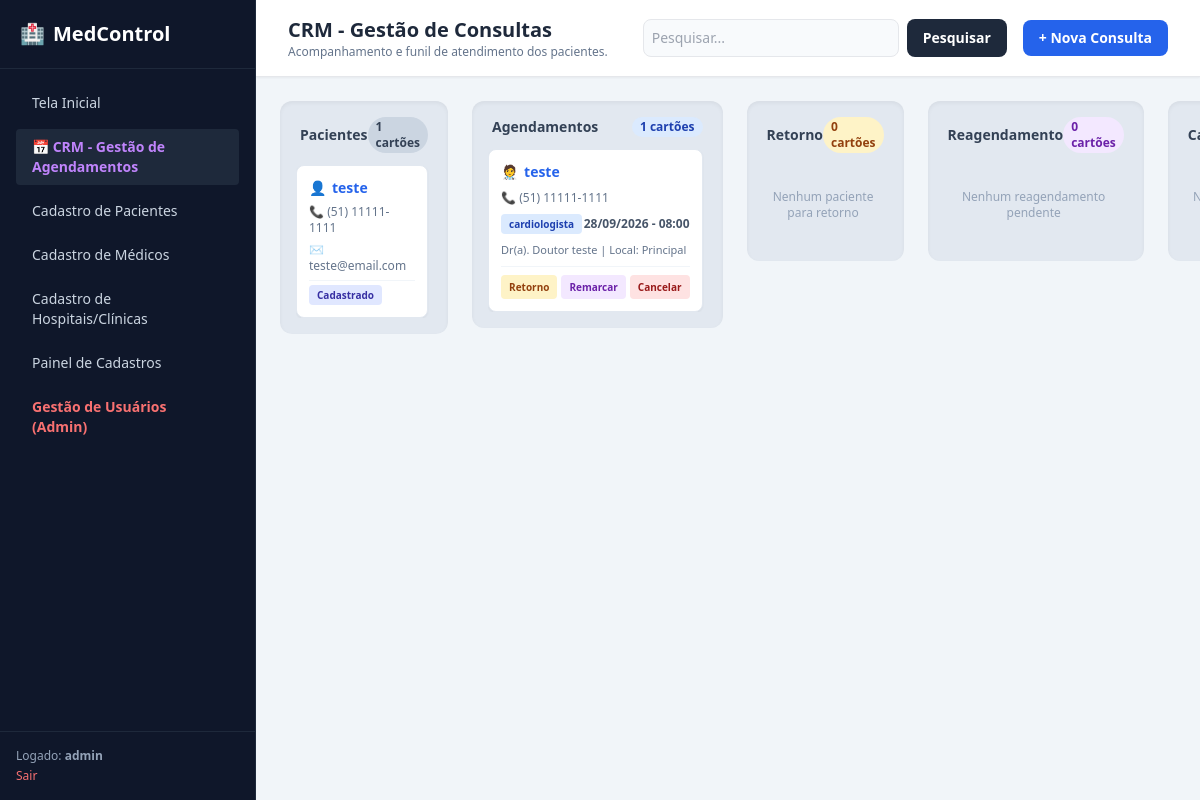
/crm (signed in), run on the app's committed database.
### tables this page shows
CREATE TABLE usuarios (
        id INTEGER PRIMARY KEY AUTOINCREMENT,
        username TEXT UNIQUE NOT NULL,
        senha TEXT NOT NULL,
        is_admin BOOLEAN NOT NULL,
        status TEXT DEFAULT 'ativo'
    , primeiro_acesso BOOLEAN DEFAULT 1, nome_completo TEXT, cpf TEXT, telefone TEXT, email TEXT, rua TEXT, numero TEXT, complemento TEXT, bairro TEXT, cidade TEXT, cep TEXT, endereco TEXT);

CREATE TABLE pacientes (
        id INTEGER PRIMARY KEY AUTOINCREMENT, 
        nome TEXT NOT NULL, 
        cpf TEXT, 
        telefones TEXT NOT NULL, 
        email TEXT, 
        endereco TEXT
    , rua TEXT, numero TEXT, complemento TEXT, bairro TEXT, cidade TEXT, cep TEXT);

CREATE TABLE crm_agendamentos (
        id INTEGER PRIMARY KEY AUTOINCREMENT,
        documento TEXT,
        nome_cliente TEXT,
        telefones TEXT,
        email TEXT,
        endereco TEXT,
        especialidade TEXT,
        medico TEXT,
        clinica_hospital TEXT,
        data_consulta TEXT,
        data_lembrete TEXT,
        horario TEXT,
        status_etapa TEXT DEFAULT 'Agendamentos',
        valor_consulta TEXT,
        tipo_pagamento TEXT,
        status_pagamento TEXT DEFAULT 'Pendente'
    );

### app.py (the view)
@app.route('/crm')
@login_required
def crm():
    conn = get_db_connection()
    busca = request.args.get('busca', '')
    if busca:
        pacientes_kanban = conn.execute('SELECT * FROM pacientes WHERE nome LIKE ? OR cpf LIKE ? OR telefones LIKE ? OR email LIKE ?', (f'%{busca}%', f'%{busca}%', f'%{busca}%', f'%{busca}%')).fetchall()
        agendamentos_kanban = conn.execute('SELECT * FROM crm_agendamentos WHERE status_etapa = "Agendamentos" AND (nome_cliente LIKE ? OR documento LIKE ? OR telefones LIKE ? OR email LIKE ? OR medico LIKE ?)', (f'%{busca}%', f'%{busca}%', f'%{busca}%', f'%{busca}%', f'%{busca}%')).fetchall()
        retorno_kanban = conn.execute('SELECT * FROM crm_agendamentos WHERE status_etapa = "Retorno" AND (nome_cliente LIKE ? OR documento LIKE ? OR telefones LIKE ? OR email LIKE ? OR medico LIKE ?)', (f'%{busca}%', f'%{busca}%', f'%{busca}%', f'%{busca}%', f'%{busca}%')).fetchall()
        reagendamento_kanban = conn.execute('SELECT * FROM crm_agendamentos WHERE status_etapa = "Reagendamento" AND (nome_cliente LIKE ? OR documento LIKE ? OR telefones LIKE ? OR email LIKE ? OR medico LIKE ?)', (f'%{busca}%', f'%{busca}%', f'%{busca}%', f'%{busca}%', f'%{busca}%')).fetchall()
        cancelados_kanban = conn.execute('SELECT * FROM crm_agendamentos WHERE status_etapa = "Cancelados" AND (nome_cliente LIKE ? OR documento LIKE ? OR telefones LIKE ? OR email LIKE ? OR medico LIKE ?)', (f'%{busca}%', f'%{busca}%', f'%{busca}%', f'%{busca}%', f'%{busca}%')).fetchall()
    else:
        pacientes_kanban = conn.execute('SELECT * FROM pacientes').fetchall()
        agendamentos_kanban = conn.execute('SELECT * FROM crm_agendamentos WHERE status_etapa = "Agendamentos"').fetchall()
        retorno_kanban = conn.execute('SELECT * FROM crm_agendamentos WHERE status_etapa = "Retorno"').fetchall()
        reagendamento_kanban = conn.execute('SELECT * FROM crm_agendamentos WHERE status_etapa = "Reagendamento"').fetchall()
        cancelados_kanban = conn.execute('SELECT * FROM crm_agendamentos WHERE status_etapa = "Cancelados"').fetchall()
    conn.close()
    return render_template('crm.html',
                           pacientes=pacientes_kanban,
                           agendamentos=agendamentos_kanban,
                           retorno=retorno_kanban,
                           reagendamento=reagendamento_kanban,
                           cancelados=cancelados_kanban,
                           busca=busca)

### templates/crm.html (shortened to what this page needs)
<!DOCTYPE html>
<html lang="pt-br">
<head>
    <script src="https://cdn.tailwindcss.com"></script>
</head>
<body class="bg-slate-100 flex h-screen overflow-hidden">
    <div class="w-64 bg-slate-900 text-slate-300 border-r border-slate-800 flex flex-col justify-between">
        <div>
            <div class="p-5 font-bold text-xl text-white border-b border-slate-800 flex items-center gap-2">
                <span>🏥</span> MedControl
            </div>
            <nav class="p-4 space-y-2 text-sm">
                <a href="/" class="block px-4 py-2 rounded hover:bg-slate-800 text-slate-300">Tela Inicial</a>
                <a href="/crm" class="block px-4 py-2 rounded bg-slate-800 text-purple-400 font-semibold">📅 CRM - Gestão de Agendamentos</a>
                <a href="/pacientes" class="block px-4 py-2 rounded hover:bg-slate-800 text-slate-300">Cadastro de Pacientes</a>
                <a href="/medicos" class="block px-4 py-2 rounded hover:bg-slate-800 text-slate-300">Cadastro de Médicos</a>
                <a href="/clinicas" class="block px-4 py-2 rounded hover:bg-slate-800 text-slate-300">Cadastro de Hospitais/Clínicas</a>
                <a href="/cadastros" class="block px-4 py-2 rounded hover:bg-slate-800 text-slate-300">Painel de Cadastros</a>
                {% if session.is_admin %}
                <a href="/admin/usuarios" class="block px-4 py-2 rounded hover:bg-red-950 text-red-400 font-semibold">Gestão de Usuários (Admin)</a>
                {% endif %}
            </nav>
        </div>
        <div class="p-4 border-t border-slate-800 text-xs">
            <span class="text-slate-400 block">Logado: <b>{{ session.username }}</b></span>
            <a href="/logout" class="text-red-400 hover:underline mt-1 block">Sair</a>
        </div>
    </div>
    <div class="flex-1 flex flex-col overflow-hidden">
        <div class="bg-white border-b px-8 py-4 flex justify-between items-center shadow-sm">
            <div>
                <h1 class="text-xl font-bold text-slate-800 flex items-center gap-2">
                    CRM - Gestão de Consultas
                </h1>
                <p class="text-xs text-slate-500">Acompanhamento e funil de atendimento dos pacientes.</p>
            </div>
            <div class="flex items-center gap-4">
                <form method="GET" action="/crm" class="flex gap-2">
                    <input type="text" name="busca" value="{{ busca }}" placeholder="Pesquisar..." class="p-2 border rounded-lg text-sm w-64 bg-slate-50">
                    <button type="submit" class="bg-slate-800 text-white px-4 py-2 rounded-lg text-sm font-bold hover:bg-slate-900">Pesquisar</button>
                </form>
                <a href="/" class="bg-blue-600 text-white px-4 py-2 rounded-lg text-sm font-bold hover:bg-blue-700">+ Nova Consulta</a>
            </div>
        </div>
        <div class="flex-1 p-6 overflow-x-auto flex gap-6 items-start">
            <div class="w-80 bg-slate-200 rounded-xl p-4 flex flex-col max-h-full shadow-inner">
                <div class="flex justify-between items-center mb-3 font-bold text-slate-700 text-sm px-1">
                    <span>Pacientes</span>
                    <span class="bg-slate-300 text-slate-700 text-xs px-2 py-0.5 rounded-full">{{ pacientes|length }} cartões</span>
                </div>
                <div class="overflow-y-auto space-y-3 flex-1 pr-1">
                    {% for p in pacientes %}
                    <div class="bg-white p-3 rounded-lg shadow-sm border border-slate-200 text-xs space-y-1.5">
                        <div class="font-bold text-slate-800 flex items-center gap-1.5 text-sm">
                            <span>👤</span> <a href="/cliente/perfil/{{ p.id }}" class="text-blue-600 hover:underline">{{ p.nome }}</a>
                        </div>
                        <div class="text-slate-500">📞 {{ p.telefones }}</div>
                        <div class="text-slate-500">✉️ {{ p.email or 'Sem e-mail' }}</div>
                        <div class="pt-1 flex justify-between items-center border-t border-slate-100">
                            <span class="bg-indigo-100 text-indigo-800 font-semibold px-2 py-0.5 rounded text-[10px]">Cadastrado</span>
                        </div>
                    </div>
                    {% else %}
                    <div class="text-center text-slate-400 text-xs py-6">Nenhum paciente disponível</div>
                    {% endfor %}
                </div>
            </div>
            <div class="w-80 bg-slate-200 rounded-xl p-4 flex flex-col max-h-full shadow-inner">
                <div class="flex justify-between items-center mb-3 font-bold text-slate-700 text-sm px-1">
                    <span>Agendamentos</span>
                    <span class="bg-blue-100 text-blue-800 text-xs px-2 py-0.5 rounded-full">{{ agendamentos|length }} cartões</span>
                </div>
                <div class="overflow-y-auto space-y-3 flex-1 pr-1">
                    {% for a in agendamentos %}
                    <div class="bg-white p-3 rounded-lg shadow-sm border border-slate-200 text-xs space-y-2">
                        <div class="font-bold text-slate-800 flex items-center gap-1.5 text-sm">
                            <span>🧑‍⚕️</span> <a href="/cliente/perfil/{{ a.id }}" class="text-blue-600 hover:underline">{{ a.nome_cliente }}</a>
                        </div>
                        <div class="text-slate-500">📞 {{ a.telefones }}</div>
                        <div class="flex justify-between items-center">
                            <span class="bg-blue-100 text-blue-800 px-2 py-0.5 rounded font-bold text-[10px]">{{ a.especialidade }}</span>
                            <span class="font-semibold text-slate-600">{{ a.data_consulta }} - {{ a.horario }}</span>
                        </div>
                        <div class="text-[11px] text-slate-500">Dr(a). {{ a.medico }} | Local: {{ a.clinica_hospital }}</div>
                        <div class="pt-2 flex gap-1 border-t border-slate-100 justify-end">
                            <a href="/crm/retorno/{{ a.id }}" title="Retorno" class="bg-amber-100 text-amber-800 px-2 py-1 rounded text-[10px] font-bold hover:bg-amber-200">Retorno</a>
                            <a href="/crm/retorno/{{ a.id }}" title="Remarcar" class="bg-purple-100 text-purple-800 px-2 py-1 rounded text-[10px] font-bold hover:bg-purple-200">Remarcar</a>
                            <a href="/crm/mover/{{ a.id }}/Cancelados" title="Cancelar" class="bg-red-100 text-red-800 px-2 py-1 rounded text-[10px] font-bold hover:bg-red-200">Cancelar</a>
                        </div>
                    </div>
                    {% else %}
                    <div class="text-center text-slate-400 text-xs py-6">Nenhum agendamento ativo</div>
                    {% endfor %}
                </div>
            </div>
            <div class="w-80 bg-slate-200 rounded-xl p-4 flex flex-col max-h-full shadow-inner">
                <div class="flex justify-between items-center mb-3 font-bold text-slate-700 text-sm px-1">
                    <span>Retorno</span>
                    <span class="bg-amber-100 text-amber-800 text-xs px-2 py-0.5 rounded-full">{{ retorno|length }} cartões</span>
                </div>
                <div class="overflow-y-auto space-y-3 flex-1 pr-1">
                    {% for r in retorno %}
                    <div class="bg-white p-3 rounded-lg shadow-sm border border-slate-200 text-xs space-y-2">
                        <div class="font-bold text-slate-800 flex items-center gap-1.5 text-sm">
                            <span>🔄</span> <a href="/cliente/perfil/{{ r.id }}" class="text-blue-600 hover:underline">{{ r.nome_cliente }}</a>
                        </div>
                        <div class="text-slate-500">📞 {{ r.telefones }}</div>
                        <div class="flex justify-between items-center">
                            <span class="bg-amber-100 text-amber-800 px-2 py-0.5 rounded font-bold text-[10px]">{{ r.especialidade }}</span>
                            <span class="font-semibold text-slate-600">Dr(a). {{ r.medico }} | {{ r.data_consulta }}</span>
                        </div>
                        <div class="pt-2 flex gap-1 border-t border-slate-100 justify-end">
                            <a href="/crm/retorno/{{ r.id }}" class="bg-purple-100 text-purple-800 px-2 py-1 rounded text-[10px] font-bold hover:bg-purple-200">Remarcar</a>
                            <a href="/crm/mover/{{ r.id }}/Cancelados" class="bg-red-100 text-red-800 px-2 py-1 rounded text-[10px] font-bold hover:bg-red-200">Cancelar</a>
                        </div>
                    </div>
                    {% else %}
                    <div class="text-center text-slate-400 text-xs py-6">Nenhum paciente para retorno</div>
                    {% endfor %}
                </div>
            </div>
            <div class="w-80 bg-slate-200 rounded-xl p-4 flex flex-col max-h-full shadow-inner">
                <div class="flex justify-between items-center mb-3 font-bold text-slate-700 text-sm px-1">
                    <span>Reagendamento</span>
                    <span class="bg-purple-100 text-purple-800 text-xs px-2 py-0.5 rounded-full">{{ reagendamento|length }} cartões</span>
                </div>
                <div class="overflow-y-auto space-y-3 flex-1 pr-1">
                    {% for re in reagendamento %}
                    <div class="bg-white p-3 rounded-lg shadow-sm border border-slate-200 text-xs space-y-2">
                        <div class="font-bold text-slate-800 flex items-center gap-1.5 text-sm">
                            <span>⏳</span> <a href="/cliente/perfil/{{ re.id }}" class="text-blue-600 hover:underline">{{ re.nome_cliente }}</a>
                        </div>
                        <div class="text-slate-500">📞 {{ re.telefones }}</div>
                        <div class="text-[11px] text-slate-600">Remarcação com Dr(a). {{ re.medico }}</div>
                        <div class="pt-2 flex gap-1 border-t border-slate-100 justify-end">
                            <a href="/crm/retorno/{{ re.id }}" class="bg-purple-100 text-purple-800 px-2 py-1 rounded text-[10px] font-bold hover:bg-purple-200">Remarcar</a>
                            <a href="/crm/mover/{{ re.id }}/Cancelados" class="bg-red-100 text-red-800 px-2 py-1 rounded text-[10px] font-bold hover:bg-red-200">Cancelar</a>
                        </div>
                    </div>
                    {% else %}
                    <div class="text-center text-slate-400 text-xs py-6">Nenhum reagendamento pendente</div>
                    {% endfor %}
                </div>
            </div>
            <div class="w-80 bg-slate-200 rounded-xl p-4 flex flex-col max-h-full shadow-inner">
                <div class="flex justify-between items-center mb-3 font-bold text-slate-700 text-sm px-1">
                    <span>Cancelados</span>
                </div>
                <div class="overflow-y-auto space-y-3 flex-1 pr-1">
                    {% for c in cancelados %}
                    <div class="bg-white p-3 rounded-lg shadow-sm border border-slate-200 text-xs space-y-2 opacity-80">
                        <div class="font-bold text-slate-800 flex items-center gap-1.5 text-sm">
                            <span>❌</span> <a href="/cliente/perfil/{{ c.id }}" class="text-blue-600 hover:underline">{{ c.nome_cliente }}</a>
                        </div>
                        <div class="text-slate-500">📞 {{ c.telefones }}</div>
                        <div class="text-slate-500">Data prevista: {{ c.data_consulta }} - {{ c.horario }}</div>
                        <div class="pt-1 text-[10px] text-emerald-600 font-bold bg-emerald-50 p-1 rounded text-center">Horário liberado automaticamente na agenda</div>
                        <div class="pt-2 flex gap-1 border-t border-slate-100 justify-end">
                            <a href="/crm/retorno/{{ c.id }}" class="bg-blue-100 text-blue-800 px-2 py-1 rounded text-[10px] font-bold hover:bg-blue-200">Agendar</a>
                        </div>
                    </div>
                    {% else %}
                    <div class="text-center text-slate-400 text-xs py-6">Nenhum atendimento cancelado</div>
                    {% endfor %}
                </div>
            </div>
        </div>
    </div>
</body>
</html>

### data on the page
usuarios: username "admin"
pacientes: nome "teste", telefones "(51) 11111-1111", email "teste@email.com"
crm_agendamentos: nome_cliente "teste", telefones "(51) 11111-1111", especialidade "cardiologista", data_consulta "28/09/2026", horario "08:00", medico "Doutor teste", clinica_hospital "Principal"

### other printed values
{{ pacientes|length }} "1"
{{ agendamentos|length }} "1"
{{ retorno|length }} "0"
{{ reagendamento|length }} "0"
